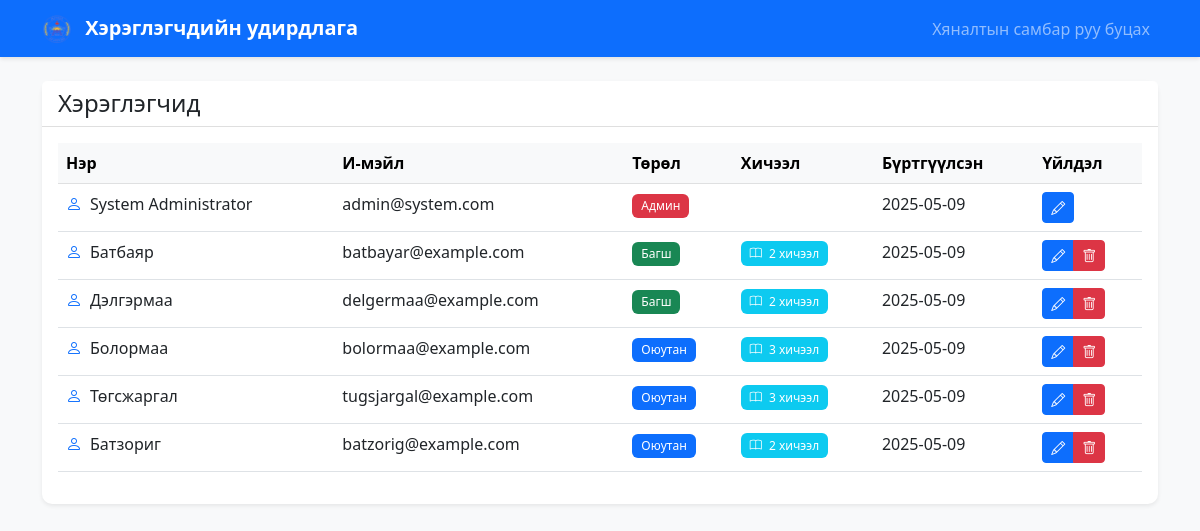
Screenshot of /users/manage.php (signed in) with the database file from the repository.
### tables this page shows
CREATE TABLE IF NOT EXISTS users (
    id INT PRIMARY KEY AUTO_INCREMENT,
    name VARCHAR(100) NOT NULL,
    email VARCHAR(100) UNIQUE NOT NULL,
    password VARCHAR(255) NOT NULL,
    role ENUM('admin', 'teacher', 'student') NOT NULL,
    profile_picture VARCHAR(255),
    phone_number VARCHAR(20),
    description TEXT,
    created_at TIMESTAMP DEFAULT CURRENT_TIMESTAMP
);

### users/manage.php (the view, shortened to what this page needs)
<?php
require_once '../db.php';
$stmt = $conn->prepare("
    SELECT
        u.id,
        u.name,
        u.email,
        u.role,
        u.created_at,
        (SELECT COUNT(*) FROM courses WHERE teacher_id = u.id) as course_count,
        (SELECT COUNT(*) FROM course_enrollments WHERE student_id = u.id) as enrolled_courses
    FROM users u
    ORDER BY u.created_at DESC
");
$stmt->execute();
$users = $stmt->get_result()->fetch_all(MYSQLI_ASSOC);
?>
<!DOCTYPE html>
<html lang="mn">
<head>
    <link href="https://cdn.jsdelivr.net/npm/bootstrap@5.3.0/dist/css/bootstrap.min.css" rel="stylesheet">
    <link rel="stylesheet" href="https://cdn.jsdelivr.net/npm/bootstrap-icons@1.7.2/font/bootstrap-icons.css">
    <link rel="stylesheet" href="../css/style.css">
</head>
<body class="bg-light">
    <nav class="navbar navbar-expand-lg navbar-dark bg-primary">
        <div class="container">
            <a class="navbar-brand" href="../dashboard/admin.php">
                <img src="../assets/logo.png" alt="Logo" height="30" class="d-inline-block align-text-top me-2">
                Хэрэглэгчдийн удирдлага
            </a>
            <div class="collapse navbar-collapse" id="navbarNav">
                <ul class="navbar-nav ms-auto">
                    <li class="nav-item">
                        <a class="nav-link" href="../dashboard/admin.php">Хяналтын самбар руу буцах</a>
                    </li>
                </ul>
            </div>
        </div>
    </nav>
    <div class="container mt-4">
        <div class="card shadow-sm">
            <div class="card-header bg-white">
                <h4 class="mb-0">Хэрэглэгчид</h4>
            </div>
            <div class="card-body">
                <div class="table-responsive">
                    <table class="table table-hover">
                        <thead class="table-light">
                            <tr>
                                <th>Нэр</th>
                                <th>И-мэйл</th>
                                <th>Төрөл</th>
                                <th>Хичээл</th>
                                <th>Бүртгүүлсэн</th>
                                <th>Үйлдэл</th>
                            </tr>
                        </thead>
                        <tbody>
                            <?php foreach ($users as $user): ?>
                                <tr>
                                    <td>
                                        <div class="d-flex align-items-center">
                                            <i class="bi bi-person text-primary me-2"></i>
                                            <?php echo htmlspecialchars($user['name']); ?>
                                        </div>
                                    </td>
                                    <td><?php echo htmlspecialchars($user['email']); ?></td>
                                    <td>
                                        <span class="badge bg-<?php
                                            echo $user['role'] === 'admin' ? 'danger' :
                                                ($user['role'] === 'teacher' ? 'success' : 'primary');
                                        ?>">
                                            <?php
                                            echo $user['role'] === 'admin' ? 'Админ' :
                                                ($user['role'] === 'teacher' ? 'Багш' : 'Оюутан');
                                            ?>
                                        </span>
                                    </td>
                                    <td>
                                        <?php if ($user['role'] === 'teacher'): ?>
                                            <span class="badge bg-info">
                                                <i class="bi bi-book me-1"></i>
                                                <?php echo $user['course_count']; ?> хичээл
                                            </span>
                                        <?php elseif ($user['role'] === 'student'): ?>
                                            <span class="badge bg-info">
                                                <i class="bi bi-book me-1"></i>
                                                <?php echo $user['enrolled_courses']; ?> хичээл
                                            </span>
                                        <?php endif; ?>
                                    </td>
                                    <td><?php echo date('Y-m-d', strtotime($user['created_at'])); ?></td>
                                    <td>
                                        <div class="btn-group">
                                            <button type="button"
                                                    class="btn btn-primary btn-sm"
                                                    data-bs-toggle="modal"
                                                    data-bs-target="#editModal<?php echo $user['id']; ?>">
                                                <i class="bi bi-pencil"></i>
                                            </button>
                                            <?php if ($user['id'] != $_SESSION['user_id']): ?>
                                                <button type="button"
                                                        class="btn btn-danger btn-sm"
                                                        data-bs-toggle="modal"
                                                        data-bs-target="#deleteModal<?php echo $user['id']; ?>">
                                                    <i class="bi bi-trash"></i>
                                                </button>
                                            <?php endif; ?>
                                        </div>
                                    </td>
                                </tr>
                            <?php endforeach; ?>
                        </tbody>
                    </table>
                </div>
            </div>
        </div>
    </div>
</body>
</html>

### css/style.css (style rules this page uses)
body { min-height: 100vh; display: flex; flex-direction: column; }
.card { border: none; border-radius: 10px; }
.card-header { border-bottom: 1px solid rgba(0,0,0,.125); background-color: #fff; }
.table th { border-top: none; background-color: #f8f9fa; }
.btn-primary { background-color: #0d6efd; border-color: #0d6efd; }
.badge { padding: 0.5em 0.75em; font-weight: 500; }
.navbar { box-shadow: 0 2px 4px rgba(0,0,0,.1); }
.navbar-brand { font-weight: 600; }

### rows the page displays
users: name "System Administrator", email "admin@system.com", role "Админ", created_at "2025-05-09"
users: name "Батбаяр", email "batbayar@example.com", role "Багш", course_count "2", created_at "2025-05-09"
users: name "Дэлгэрмаа", email "delgermaa@example.com", role "Багш", course_count "2", created_at "2025-05-09"
users: name "Болормаа", email "bolormaa@example.com", role "Оюутан", enrolled_courses "3", created_at "2025-05-09"
users: name "Төгсжаргал", email "tugsjargal@example.com", role "Оюутан", enrolled_courses "3", created_at "2025-05-09"
users: name "Батзориг", email "batzorig@example.com", role "Оюутан", enrolled_courses "2", created_at "2025-05-09"
